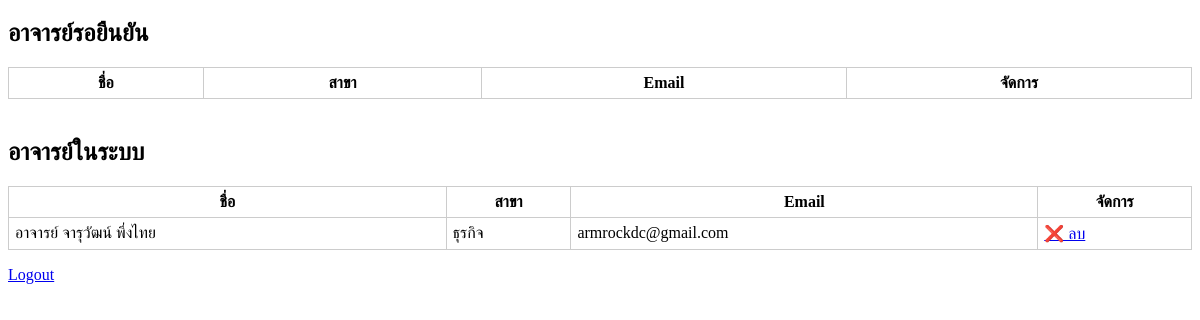
/faculty/faculty_dashboard.php (signed in), run on an earlier commit of the app's database.
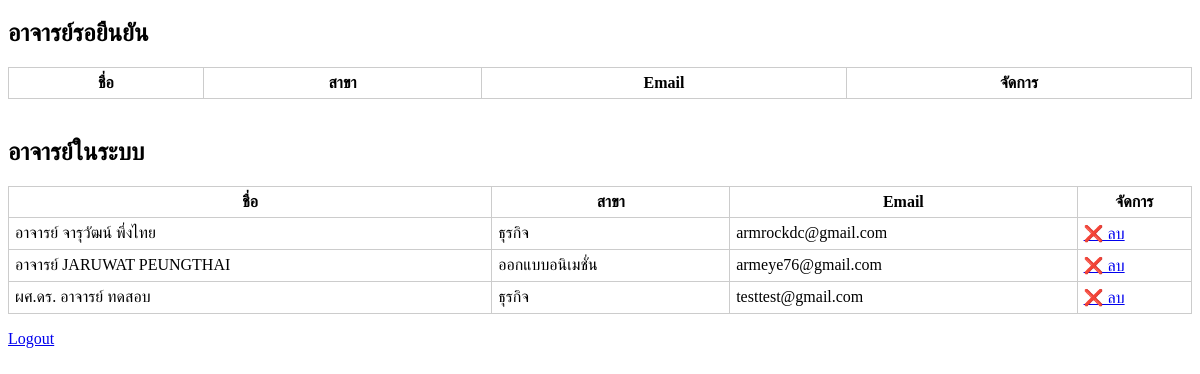
And on a later commit of the database.
### tables this page shows
CREATE TABLE `teachers` (
  `id` int(11) NOT NULL,
  `title` enum('ผศ.ดร.','รศ.ดร.','ศ.ดร.','อาจารย์') NOT NULL,
  `full_name` varchar(100) NOT NULL,
  `department` enum('ธุรกิจ','ออกแบบอนิเมชั่น','ออกแบบแอพ','ออกแบบเกม','นิเทศ') NOT NULL,
  `email` varchar(100) NOT NULL,
  `password_hash` varchar(255) NOT NULL,
  `status` enum('pending','approved') DEFAULT 'pending',
  `created_at` timestamp NOT NULL DEFAULT current_timestamp()
);

### faculty/faculty_dashboard.php (the view, shortened to what this page needs)
<?php
include("../config.php");
$approved = $conn->query("SELECT * FROM teachers WHERE status='approved'");
?>
<!DOCTYPE html>
<html>
<head>
</head>
<body>
<h2>อาจารย์รอยืนยัน</h2>
<table>
<tr>
  <th>ชื่อ</th><th>สาขา</th><th>Email</th><th>จัดการ</th>
</tr>
</table>
<h2 style="margin-top:40px">อาจารย์ในระบบ</h2>
<table>
<tr>
  <th>ชื่อ</th><th>สาขา</th><th>Email</th><th>จัดการ</th>
</tr>
<?php while ($t = $approved->fetch_assoc()): ?>
<tr>
  <td><?= $t['title']." ".$t['full_name'] ?></td>
  <td><?= $t['department'] ?></td>
  <td><?= $t['email'] ?></td>
  <td>
    <a href="?delete=<?= $t['id'] ?>" onclick="return confirm('ลบอาจารย์คนนี้?')">❌ ลบ</a>
  </td>
</tr>
<?php endwhile; ?>
</table>
<p><a href="faculty_logout.php">Logout</a></p>
</body>
</html>

### faculty/faculty_dashboard.php (style rules this page uses)
table { border-collapse: collapse; width: 100%; }
td, th { border: 1px solid #ccc; padding: 6px; }

What changed in the data, as far as the page shows it:
added teachers: title "อาจารย์", full_name "JARUWAT PEUNGTHAI", department "ออกแบบอนิเมชั่น", email "armeye76@gmail.com"
added teachers: title "ผศ.ดร.", full_name "อาจารย์ ทดสอบ", department "ธุรกิจ", email "testtest@gmail.com"
